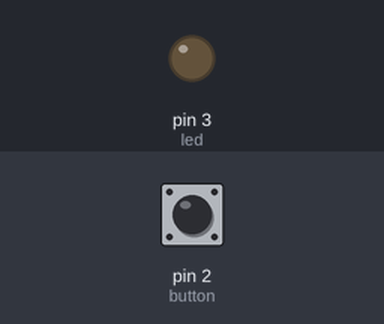
A sketch run on a simulated Arduino Uno, built with avr-gcc and run on an emulated ATmega328P. On the bench: output pins drawn as LEDs (lit = HIGH). Dashed ring = blinking. The test bench sets the inputs (shaded band); at power-on: pin 2 (button) LOW. No radio packets arrive unless stated.

Above: at 1.2 s.
1.3 s: pin 2 (button) pulled HIGH for 1 s
At 1.55 s:
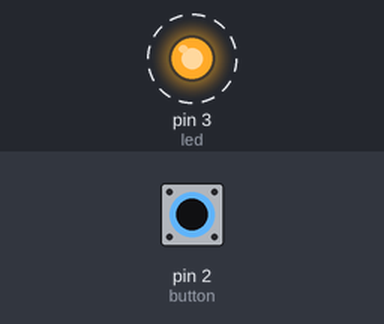
4.3 s: pin 2 (button) pulled HIGH for 3.2 s
At 8.1 s:
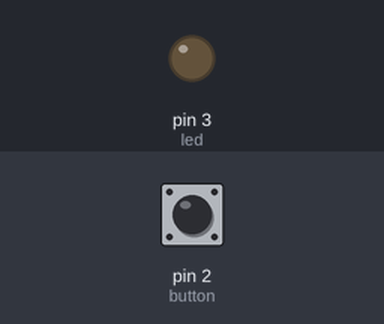
Timing chart, 0 to 9.6 s (numbered marks = the images above; inputs shaded):
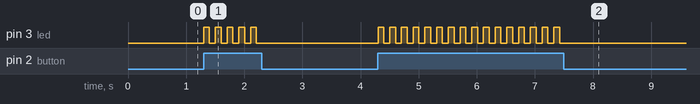

The sketch:

T1.ino
```cpp
/*
* Arduino Wireless Communication Tutorial
*     Example 1 - Transmitter Code
*
* by Dejan Nedelkovski, www.HowToMechatronics.com
*
* Library: TMRh20/RF24, https://github.com/tmrh20/RF24/
*/

#include <SPI.h>
#include <nRF24L01.h>
#include <RF24.h>

RF24 radio(7, 8); // CE, CSN

int button = 2;
int led = 3;

const byte address[6] = "00001";

void setup() {
  radio.begin();
  pinMode(button,INPUT);
  pinMode(led,OUTPUT);
  radio.setChannel(128);
  radio.openWritingPipe(address);
  radio.setPALevel(RF24_PA_MIN);
  radio.stopListening();
}

void loop() {
  const char text[] = "Hello World";
  if(digitalRead(button) == HIGH)
  {
    radio.write(&text, sizeof(text));
    digitalWrite(led,HIGH);
    delay(100);
    digitalWrite(led,LOW);
    delay(100);
  }


}
```

Measured:
- after the input at 1.3 s, pin 3 (led): alternates HIGH for 0.10 s and LOW for 0.10 s, 10 changes in all, then stays LOW, starting at once
- after the input at 4.3 s, pin 3 (led): alternates HIGH for 0.10 s and LOW for 0.10 s, 32 changes in all, then stays LOW, starting at once
